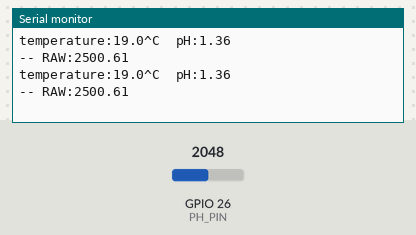
A sketch run on a simulated ESP32. Shown: the last lines printed to the serial monitor. The test bench sets the inputs (shaded band); at power-on: GPIO 26 (PH_PIN) = 2048.

Above: at 2.8 s.
2.9 s: GPIO 26 (PH_PIN) set to 2866
At 3.8 s:
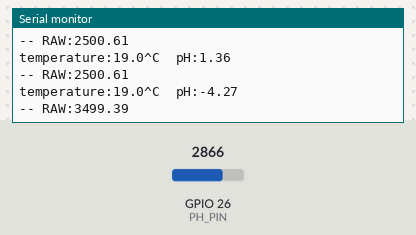
4.4 s: GPIO 26 (PH_PIN) set to 3603
At 5.8 s:
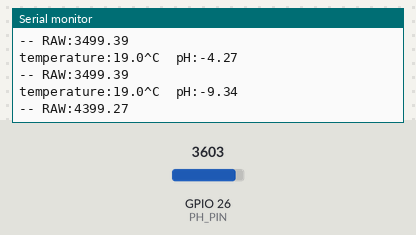
Timing chart, 0 to 7.4 s (numbered marks = the images above; inputs shaded):
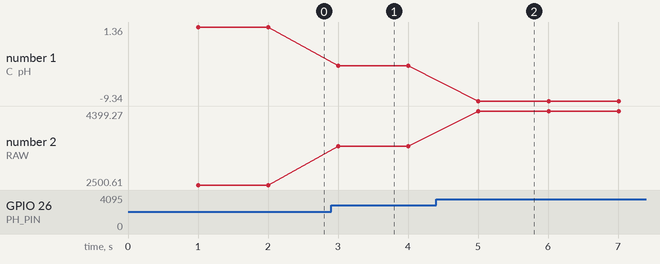

The sketch:

PH_Sensor_FirstRead.ino
```cpp
// (licence header left out)
#include <DFRobot_PH.h>
#include <EEPROM.h>

#define PH_PIN 26
float voltage,phValue,temperature = 19;
DFRobot_PH ph;

void setup()
{
    Serial.begin(115200);
    ph.begin();
}

void loop()
{
    static unsigned long timepoint = millis();
    if(millis()-timepoint>1000U){                  //time interval: 1s
        timepoint = millis();
        //temperature = readTemperature();         // read your temperature sensor to execute temperature compensation
        voltage = analogRead(PH_PIN)/4095.0*5000;  // read the voltage
        phValue = ph.readPH(voltage,temperature);  // convert voltage to pH with temperature compensation
        Serial.print("temperature:");
        Serial.print(temperature,1);
        Serial.print("^C  pH:");
        Serial.println(phValue,2);
        Serial.print("-- RAW:");
        Serial.println(voltage,2);
    }
    ph.calibration(voltage,temperature);           // calibration process by Serail CMD
}

float readTemperature()
{
  //add your code here to get the temperature from your temperature sensor
}
```

Measured:
- after the input at 2.9 s, the serial monitor: prints a new line after 0.10 s (image 1)
- after the input at 4.4 s, the serial monitor: prints a new line after 0.61 s (image 2)
- plotted number 1: 1.36 → -4.27 after the input at 2.9 s, -4.27 → -9.34 after the input at 4.4 s
- plotted number 2: 2500.61 → 3499.39 after the input at 2.9 s, 3499.39 → 4399.27 after the input at 4.4 s
